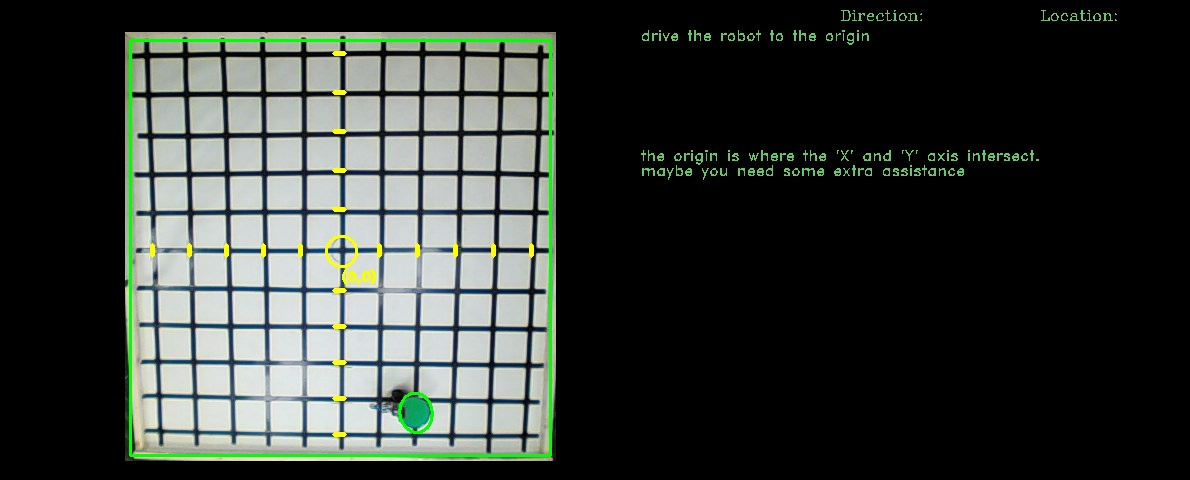
#> input picture ApplicationCode/images/picture0.jpg, 1190 x 480 px, given in place of the camera
$ python RobotTracker.py
#> lines starting #> are read from the running program, lines starting #| are printed output that depends on the picture; after the words box and inside, x2 and y2 are one past the last pixel; in counts of white or black regions, pixels touching at a corner belong together
### WorkingOld/CoordinatePlaneCode/VideoStream.py
from threading import Thread
#from picamera.array import PiRGBArray
#from picamera import PiCamera
import cv2
#import time
import datetime
import uuid
import os

#This class is used to approximate the processing frames per second
#This class has no functional purpose per se, strictly for information
class FPS:
    # [4 lines left out: function __init__, not called in this run]

    def start(self):
        self._start = datetime.datetime.now()
        return self

    def stop(self):
        self._end = datetime.datetime.now()

    def update(self):
        self._numFrames += 1

    def elapsed(self):
        return(self._end - self._start).total_seconds()

    def fps(self):
        return self._numFrames / self.elapsed()

#This class threads the camera read
class WebcamVideoStream:
    def __init__(self, src=0):
#> called with src = 0
        self.stream = cv2.VideoCapture(src)
        (self.grabbed, self.frame) = self.stream.read()
#> self.frame is the input picture: shape (480, 1190, 3); mean B, G, R 52.5, 56.8, 51.7
        self.stopped = False

    def start(self):
        t = Thread(target=self.update, args=())
        t.daemon = True
        t.start()
        return self

    def update(self):
        while(True):
            if(self.stopped):
                return
            else:
                (self.grabbed, self.frame) = self.stream.read()

    def read(self):
        return self.frame

    def stop(self):
        self.stopped = True


class Demo:
    # [67 lines left out: functions __init__, StartRegular, StartThreaded, not called in this run]


class PiVideoStream:
    # [27 lines left out: functions __init__, start, update, not called in this run]

    def read(self):
        return self.frame

    def stop(self):
        self.stopped = True


class VideoStream:
    # [5 lines left out: function __init__, not called in this run]

    def start(self):
        return self.stream.start()

    def update(self):
        self.stream.update()

    def read(self):
        return self.stream.read()

    def stop(self):
        self.stream.stop()

class TempImage:
	# [4 lines left out: function __init__, not called in this run]

	def cleanup(self):
		# remove the file
		os.remove(self.path)


### WorkingOld/CoordinatePlaneCode/RobotTracker.py
# -*- coding: utf-8 -*-

from VideoStream import *
import cv2
import imutils
import numpy as np
import math
from time import sleep


class GridSpace:
    ''' This class builds the grid area for the robot and overlays basic
    features such as the center, a bounding box, and a text area.

    Attributes:

        title: Title of the window

        vs: Video stream, 0 is for webcam

        frame: grabbed frame from the stream

        frameCenter: the manually computed center for the grid space

        textArea: Space on the right of the window for generated text

    Functions:

        FrameOverlay(self, frame)

        ProcessFrame(self, frame, low, high)
'''

    title = "Robot Grid Space"
    cv2.namedWindow(title)
    vs = WebcamVideoStream(0).start()
    frame = vs.read()
    frame = imutils.resize(frame, width=640, height=480)
    frameCenter = ((frame.shape[1] // 2) + 21, (frame.shape[0] // 2) + 11)
    textArea = np.zeros((frame.shape[0],250,3),dtype=np.uint8)

    square = np.ndarray([4,2], dtype=int)
    square[0] = [130, 40]
    square[1] = [130, 455]
    square[2] = [550, 455]
    square[3] = [550, 40]

    def FrameOverlay(self, frame):
        ''' Builds the general output window.

        Args:

            frame: the frame to modify
    '''

        self.textArea = np.zeros((self.frame.shape[0],250,3),dtype=np.uint8)
        cv2.drawContours(self.frame, [self.square], -1, (0, 255, 0), 2)
        cv2.circle(self.frame, (self.frameCenter[0],self.frameCenter[1]), 15, (0,255,255), 2)

        #   draw the axis tick marks
        j = 152
        for i in range(0, 5):
            cv2.line(self.frame, (j, 245), (j, 255), (0, 255, 255), 3)
            j += 37

        k = 379
        for i in range(0, 5):
            cv2.line(self.frame, (k, 245), (k, 255), (0, 255, 255), 3)
            k += 38

        j = 53
        for i in range(0, 5):
            cv2.line(self.frame, (334, j), (344, j), (0, 255, 255), 3)
            j += 39

        k = 290
        for i in range(0, 5):
            cv2.line(self.frame, (334, k), (344, k), (0, 255, 255), 3)
            k += 36

# [7 lines of commented-out code are left out]

        return


    def ProcessFrame(self, frame, low, high):
        ''' Converts the frame to HSV, then masks the frame with the
        chosen color, and finally performs erosion and dialation.

            Args:

                frame: The frame to process

                low: The minimum HSV value to match

                high: The maximum HSV value to match

            Returns:

                The processed frame
    '''

        hsv = cv2.cvtColor(frame, cv2.COLOR_BGR2HSV)
        color = cv2.inRange(hsv, low, high)
        erode = cv2.erode(color, None, iterations=2)
        dialate = cv2.dilate(erode, None, iterations=2)
        return dialate


class Robot(GridSpace):
    ''' This class inherits from GridSpace and is used to track a robot
    on said gridspace.

    Attributes:

        lowColor: The minimum HSV value of the robot to track

        highColor: The maximum HSV value of the robot to track

        robot: An (x, y, w, h) tuple that describes the robots location
            and dimensions

        contour: The contour of the robot

        ellipse: an ((x,y),(w,l), a) tuple where (x,y) is the center,
            (w,l) is the width and length, and a is the angle of rotation.
            Used to track the robots angle.

        heading: The robots relative angle

        dir: the direction the robot is moving, "fwd", "bk"

    Functions:

        SetGoal(self, goal)

        Run(self)

        FindRobot(self, frame)

        FrameOverlay(self, frame)

        LocationToCoordinates(self, location)

        CoordinatesToLocation(self, coordinates)

        GetHeading(self, frame)

        DrawGoal(self, goal)

        DrawLine(self, point1, point2)

    def DrawPolygon(self, startPoint, sideLength, numberOfSides)

'''

    def __init__(self):
        self.lowColor = (48, 152, 149)
#> self.lowColor = (48, 152, 149)
        self.highColor = (89, 325, 340)
        # [12 lines of commented-out code are left out]
        self.robot = 0,0,0,0
        self.contour = []
        self.ellipse = ((0,0),(0,0), 0)
        self.heading = 0
        self.dir = "fwd"

        self.rLoc = (0,0)
        self.goal = (0,0)
        self.goalFound = False


    def SetGoal(self, goal):
        self.goal = goal


    def Run(self):
        c = 0
        i = 0
        while(True):
            self.frame = self.vs.read()
            self.frame = imutils.resize(self.frame, width=640, height=480)
#> self.frame: shape (258, 640, 3)

            f = super().ProcessFrame(self.frame, self.lowColor, self.highColor)
#> in ProcessFrame, `hsv = cv2.cvtColor(frame, cv2.COLOR_BGR2HSV)`: hsv: shape (258, 640, 3); mean H, S, V 26, 24.7, 57.9
#> in ProcessFrame, `color = cv2.inRange(hsv, low, high)`:
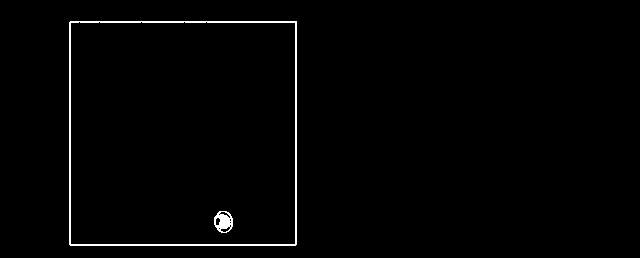
#> color: shape (258, 640); 1.2% white in thin lines or dots, all inside (x1, y1, x2, y2) = (69, 21, 297, 246)
#> in ProcessFrame, `erode = cv2.erode(color, None, iterations=2)`:
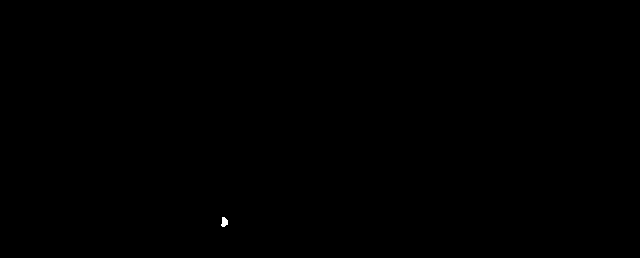
#> erode: shape (258, 640); 0.03% white; 1 white region, box (x1, y1, x2, y2) and area: (221, 217, 228, 227) 51
#> in ProcessFrame, `dialate = cv2.dilate(erode, None, iterations=2)`: dialate: shape (258, 640); 0.08% white; 1 white region
            moments = self.FindRobot(f)
#> in FindRobot, `contours = cv2.findContours(frame, cv2.RETR_EXTERNAL, cv2.CHAIN_APPROX..`: contours = 1 contour; box (x1, y1, x2, y2) and area: (219, 215, 230, 229) 114
#> in FindRobot, `cont = max(contours, key=cv2.contourArea)`: cont = contour of 10 points, box (x1, y1, x2, y2) (219, 215, 230, 229), area 114
#> in FindRobot, `rect = cv2.boundingRect(cont)`: rect = (219, 215, 11, 14)
#> in FindRobot, `self.contour = cont`: self.contour has the same summary as cont
#> in FindRobot, `M = cv2.moments(cont)`: M = moments, m00 114.5, centre m10/m00, m01/m00 = (224, 221.7)
#> moments has the same summary as M in FindRobot
            if(abs(self.rLoc[0] - self.goal[0]) < .3 and abs(self.rLoc[1] - self.goal[1] < .3)):
                self.goalFound = True
                c +=1

            self.FrameOverlay(self.frame)
#> after the loop in FrameOverlay, `for i in range(0, 5):`:
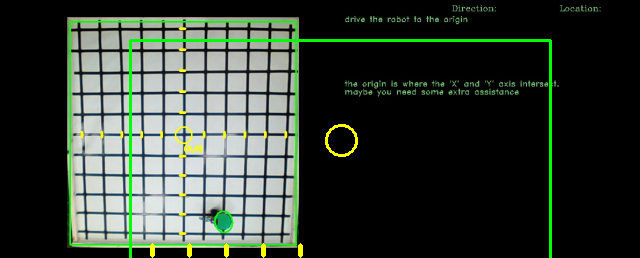
#> self.frame: shape (258, 640, 3); mean B, G, R 51.2, 60.4, 51.4
#> after the loop in FrameOverlay, `for i in range(0, 5):`: j = 337
#> after the loop in FrameOverlay, `for i in range(0, 5):`:
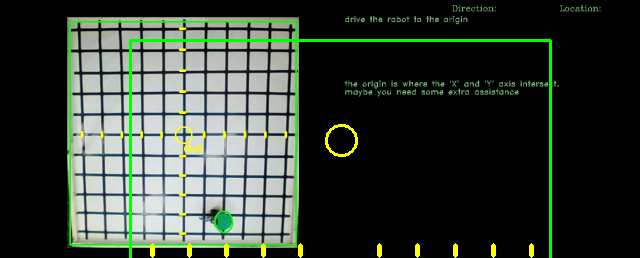
#> self.frame: shape (258, 640, 3); 0.19% of pixels changed, all inside (x1, y1, x2, y2) = (377, 243, 534, 258)
#> after the loop in FrameOverlay, `for i in range(0, 5):`: k = 569
#> after the loop in FrameOverlay, `for i in range(0, 5):`:
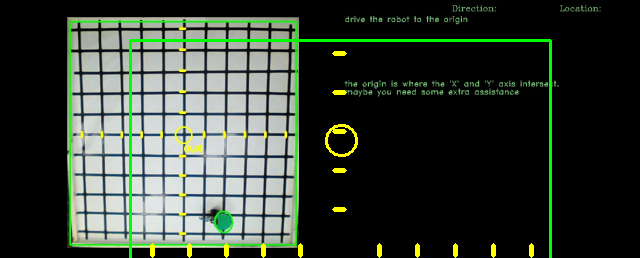
#> self.frame: shape (258, 640, 3); 0.19% of pixels changed, all inside (x1, y1, x2, y2) = (332, 51, 347, 212)
#> after the loop in FrameOverlay, `for i in range(0, 5):`: j = 248
#> after the loop in FrameOverlay, `for i in range(0, 5):`: k = 470
#> in DrawGoal, `cv2.circle(self.frame,(goal[0], goal[1]), 2, (220,80,80), 2)`: self.frame: shape (258, 640, 3); 0.02% of pixels changed, all inside (x1, y1, x2, y2) = (338, 137, 345, 144)
#> in FrameOverlay, `self.rLoc = self.CoordinatesToLocation(self.robot)`: self.rLoc = (-3.21, -1.97)
#> in FrameOverlay, `cv2.putText(self.textArea, "Goal: " + str(self.goal), (10, 50), 3, .7,..`:
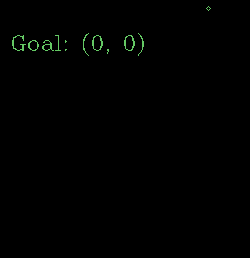
#> self.textArea: shape (258, 250, 3); mean of channels 0, 1, 2 0.6, 1.1, 0.6; drawn as B, G, R
#> in FrameOverlay, `self.ellipse = cv2.fitEllipse(self.contour)`: self.ellipse = ((223.9, 221.8), (10.77, 16.6), 2.92)
#> in FrameOverlay, `w = self.ellipse[1][0] * 1.25`: w = 13.46
#> in FrameOverlay, `l = self.ellipse[1][1] * 1.25`: l = 20.75
#> in FrameOverlay, `cv2.ellipse(self.frame, (self.ellipse[0],(w,l),self.ellipse[2]), (0,25..`: self.frame: shape (258, 640, 3); mean B, G, R 51.7, 62, 53.4
#> in FrameOverlay, `cv2.putText(self.textArea, "Goal Found!", (10, 100), 3, .7, (100,200,1..`: self.textArea: shape (258, 250, 3); 0.72% of pixels changed, all inside (x1, y1, x2, y2) = (12, 85, 152, 101)
            window = np.hstack([self.frame,self.textArea])
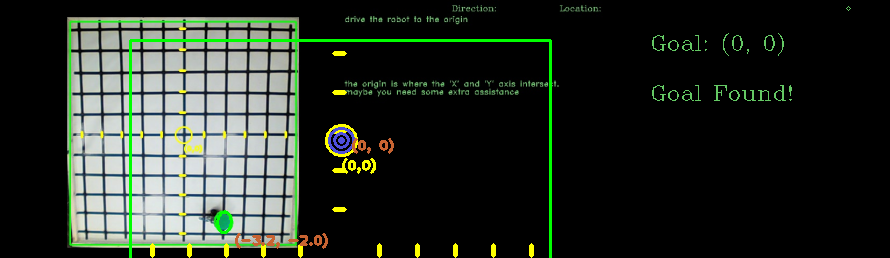
#> window: shape (258, 890, 3); mean B, G, R 37.5, 45.3, 38.8
            cv2.imshow(self.title, window)

            if(self.goalFound and c == 6):
                x = input("pick a new goal in the form x,y or q to quit: ")
                if(x == "q"):
                    break
                y = x.split(",")
                self.goal = (int(y[0]), int(y[1]))
                self.goalFound = False
                c = 0


            key = cv2.waitKey(1) & 0xFF
#> (key q is pressed here)
            if(key == ord("q")):
                break
            elif(key == ord("c")):
                cv2.imwrite("picture%i.jpg" %i, window)
                i += 1


    def FindRobot(self, frame):
        contours = cv2.findContours(frame, cv2.RETR_EXTERNAL, cv2.CHAIN_APPROX_SIMPLE)[-2]
        if(len(contours) > 0):
            cont = max(contours, key=cv2.contourArea)
            if(cv2.contourArea(cont) > 80 and cv2.contourArea(cont) < 700):
                rect = cv2.boundingRect(cont)
                if(abs(self.robot[0] - rect[0]) < 2 or abs(self.robot[1] - rect[1]) < 2):
                    return 0
                else:
                    self.robot = rect
                    self.contour = cont
                    M = cv2.moments(cont)
                return M
            else:
                return -1
        else:
            return -1


    def FrameOverlay(self, frame):
        super().FrameOverlay(self.frame)
        goal = self.LocationToCoordinates(self.goal)
        self.DrawGoal(goal)
        self.rLoc = self.CoordinatesToLocation(self.robot)

        cv2.putText(self.frame, "(0,0)", (self.frameCenter[0],self.frameCenter[1]+30), cv2.FONT_HERSHEY_PLAIN, .95, (0,255,250), 2)
        cv2.putText(self.frame, "(%.1f" % self.rLoc[0] + ", %.1f)" %self.rLoc[1], (self.robot[0]+15,self.robot[1]+30), cv2.FONT_HERSHEY_PLAIN, .95, (50,100,200), 2)

        #cv2.putText(self.textArea, "Heading: %.2f" % self.ellipse[2], (10, 20), 3, .7, (100,200,100), 1)
        cv2.circle(self.textArea, (208,8), 2, (100,200,100), 1)

        cv2.putText(self.textArea, "Goal: " + str(self.goal), (10, 50), 3, .7, (100,200,100), 1)

        if(len(self.contour) > 0):
            self.ellipse = cv2.fitEllipse(self.contour)
            w = self.ellipse[1][0] * 1.25
            l = self.ellipse[1][1] * 1.25
            cv2.ellipse(self.frame, (self.ellipse[0],(w,l),self.ellipse[2]), (0,255,0), 2)

        if(self.goalFound):
            cv2.putText(self.textArea, "Goal Found!", (10, 100), 3, .7, (100,200,100), 1)

        return


    def LocationToCoordinates(self, location):
        return (int(location[0] *38 + self.frameCenter[0])), (int(-location[1]*38 + self.frameCenter[1]))


    def CoordinatesToLocation(self, coordinates):
        return (coordinates[0] - self.frameCenter[0]) / 38, (self.frameCenter[1] - coordinates[1]) / 38


    def DrawGoal(self, goal):
        cv2.circle(self.frame,(goal[0], goal[1]), 2, (220,80,80), 2)
        cv2.circle(self.frame,(goal[0], goal[1]), 7, (220,80,80), 2)
        cv2.circle(self.frame,(goal[0], goal[1]), 12, (220,80,80), 2)
        cv2.putText(self.frame, str(self.goal), (goal[0]+10, goal[1]+10), cv2.FONT_HERSHEY_PLAIN, .95, (50,100,200), 2)
        pass


    def DrawLine(self, point1, point2):
        cv2.line(self.frame, point1, point2, (255,50,155), 4)
        pass


    def DrawPolygon(self, startPoint, sideLength, numberOfSides):
        pass


    def GetHeading(self, frame):
        pass


if (__name__ == "__main__"):

    r = Robot()
    #r.SetGoal((1,-2))
    r.Run()

$ run again, on ApplicationCode/images/picture3.jpg
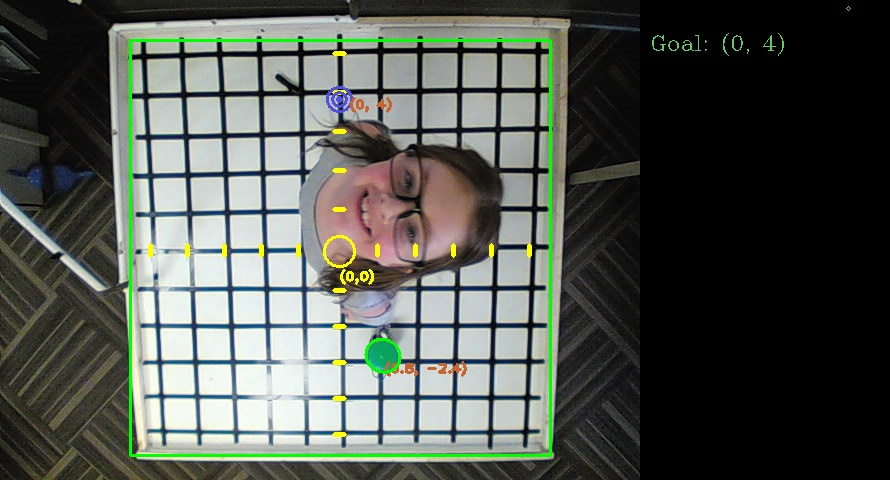
#> input picture ApplicationCode/images/picture3.jpg, 890 x 480 px, given in place of the camera
#> in __init__, self.frame is the input picture: shape (480, 890, 3); mean B, G, R 79.6, 85.8, 81.1
#> self.lowColor = (48, 152, 149)
#> hsv: shape (345, 640, 3); mean H, S, V 42.1, 34.2, 89.4
#> in ProcessFrame, `color = cv2.inRange(hsv, low, high)`:
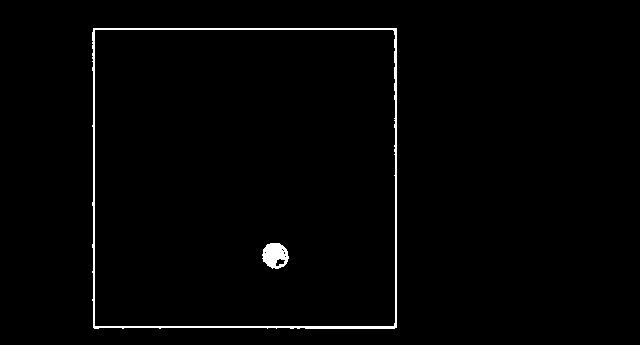
#> color: shape (345, 640); 1.4% white; 2 white regions, box (x1, y1, x2, y2) and area: (92, 28, 397, 329) 2615, (262, 243, 289, 269) 496
#> erode: shape (345, 640); 0.1% white; 1 white region, box (x1, y1, x2, y2) and area: (265, 245, 283, 266) 213
#> dialate: shape (345, 640); 0.18% white; 1 white region
#> contours = 1 contour; box (x1, y1, x2, y2) and area: (263, 243, 285, 268) 351
#> cont = contour of 32 points, box (x1, y1, x2, y2) (263, 243, 285, 268), area 351
#> rect = (263, 243, 22, 25)
#> self.contour has the same summary as cont
#> M = moments, m00 351, centre m10/m00, m01/m00 = (272.8, 253.9)
#> moments has the same summary as M in FindRobot
#> after the loop in FrameOverlay, `for i in range(0, 5):`: j = 337
#> after the loop in FrameOverlay, `for i in range(0, 5):`: k = 569
#> after the loop in FrameOverlay, `for i in range(0, 5):`: j = 248
#> after the loop in FrameOverlay, `for i in range(0, 5):`: k = 470
#> self.rLoc = (-2.05, -1.58)
#> self.ellipse = ((272.9, 253.6), (19.23, 25.5), 22.32)
#> w = 24.04
#> l = 31.87
#> in Run, `window = np.hstack([self.frame,self.textArea])`:
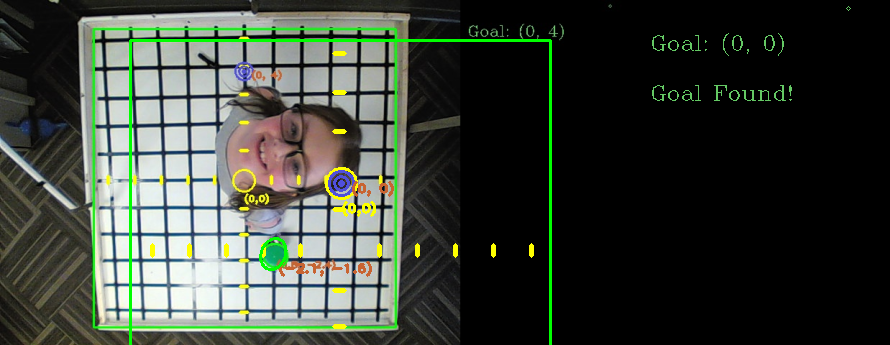
#> window: shape (345, 890, 3); mean B, G, R 55.9, 64.4, 58.3
